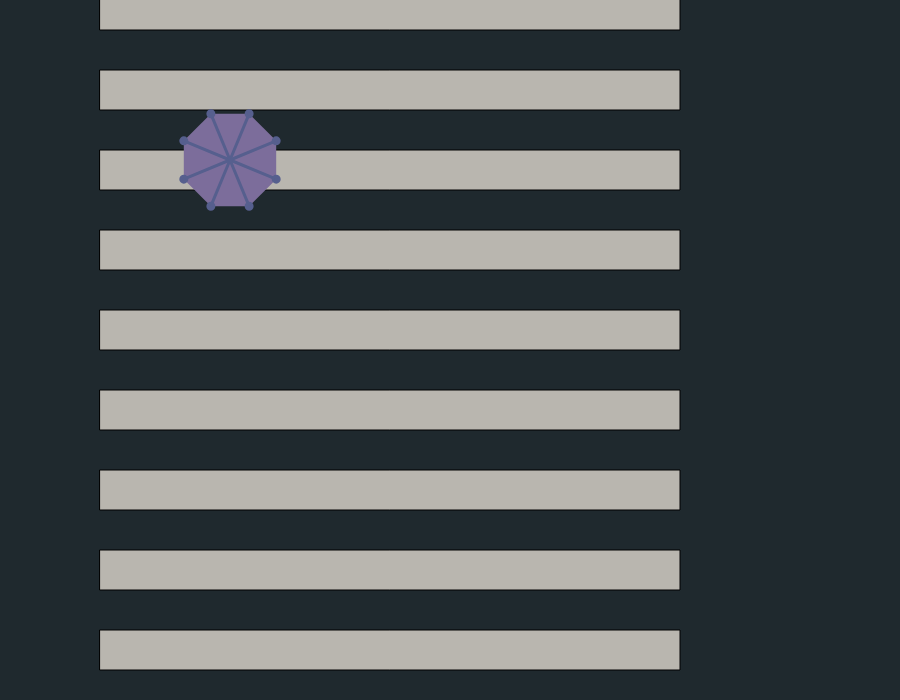
Frame 1 (no input)
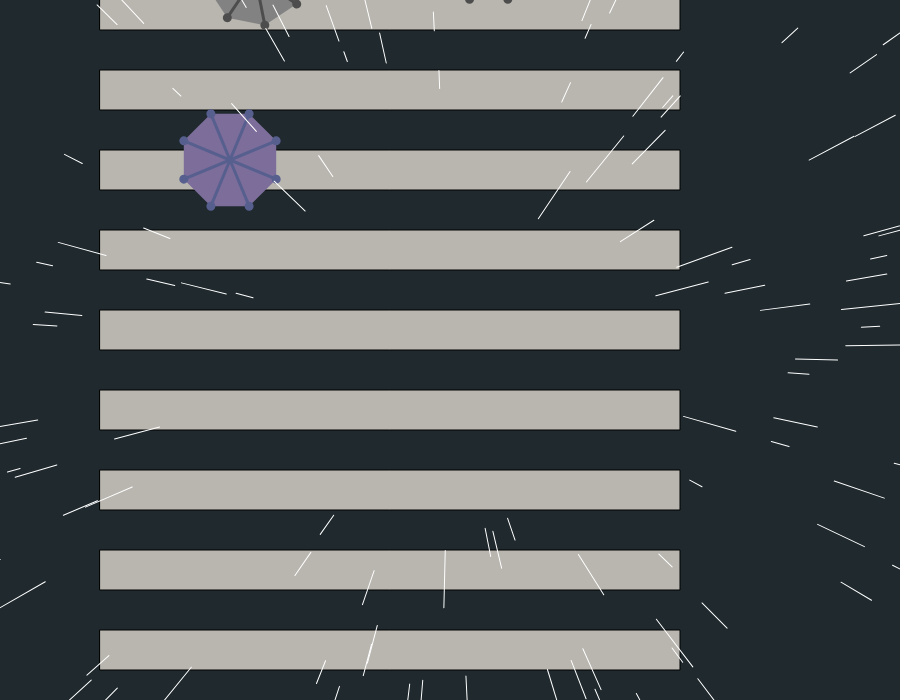
Frame 60 (no input)
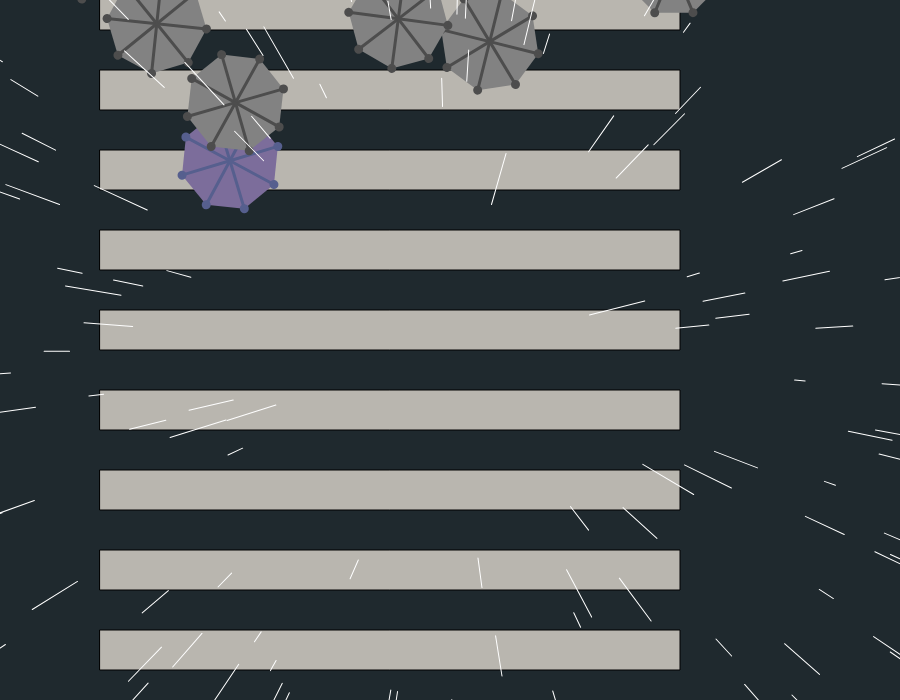
Frame 120 (the mouse pressed at the canvas centre since frame 60)

The p5.js sketch that drew these frames (run headless with seeded random() and noise() and a simulated clock; from frame 60 on, the mouse is pressed at the canvas centre):

// p5.js sketch
// ── sketch.js
let particles = [];
let rains=[]

let P1 = "#7c6d9b";
let P2 = "#565f8e";
let Y1 = "#fdd817";
let Y2 = "#896356";
let O = [145, 100];
let O1 = "#828282"; //"#bfbfbf"
let O2 = "#4d4d4d";
let counter = 0;

let Px = 230;
let Py = 160;

function setup() {
  createCanvas(900, 700);
  background(0);

  particles.push(new Particle(Px, Py, 50));
  particles.push(new Particle(2450, height + 2500, 50)); //2350,height+2500,50
  particles[0].mass = 20;
  particles[1].mass = 20;
}

function draw() {
  background(31, 41, 46);
  textSize(130);
  fill(185, 182, 175);
  if (particles[0].pos.y > height + 1050) {
    text("theEnd ;D", width / 2 - 400, height / 2);
  } else {
    fill(185, 182, 175);
    for (let i = 0; i < 10; i++) {
      rect(100, -10 + 80 * i, 580, 40);
    }
  }
  particles[0].stayAlone();

  // particles[1].target.x=Px
  // particles[1].target.y=Py
  


  if (random(1) > 0.96) {
    
    particles.push(new Particle(random(85, 695), random(-60, -90), 50));
  }
  
  
  for (let i = 0; i < particles.length; i++) {
    let p = particles[i];

    p.checkCollision(particles);
    p.update();
    //p.bounce();
    p.attract();
    p.display();
    p.checkBoundary();
    if (i == 1) {
      p.checkPurple();
      p.stayAlone();
    }

    if (p.isDone) {
      particles.splice(i, 1);
    }
  }
  
  rains.push(new Rain(random(-60,-50),random(height)))
  rains.push(new Rain(random(width+10,width+60),random(height)))
  rains.push(new Rain(random(width),random(-60,-20)))
  rains.push(new Rain(random(width),random(height+20,height+60)))
  for (let i = 0; i < rains.length; i++){
    let r=rains[i]
    r.goDown()
    r.display()
    r.update()
    
    if(dist(r.pos.x,r.pos.y,width/2,height/2)<150){
      rains.splice(i,1)
    }
    if(dist(r.pos.x,r.pos.y,width/2,height/2)<200){
      rains.splice(i,1)
    }
    if(dist(r.pos.x,r.pos.y,width/2,height/2)<180){
      rains.splice(i,1)
    }
    if(dist(r.pos.x,r.pos.y,width/2,height/2)<200){
      rains.splice(i,1)
    }
  }
}


// ── class.js
class Particle {
  constructor(x, y, rad) {
    this.pos = createVector(x, y);
    this.vel = createVector(0, 0);
    this.acc = createVector(0, 0);
    this.rad = rad;
    this.mass = random(20, 35) * 0.5;
    this.color = color(255);
    this.target = createVector(x, height);
    this.isDone = false;
    this.stayTogether = false;
  }
  update() {
    this.vel.add(this.acc);
    this.pos.add(this.vel);
    this.acc.mult(0);
    this.vel.limit(5);
  }
  applyForce(f) {
    if (this.mass > 0) {
      let force = p5.Vector.div(f, this.mass);
      this.acc.add(force);
    }
  }
  checkCollision(other) {
    for (let i = 0; i < particles.length; i++) {
      let other = particles[i];
      if (this != other) {
        let distance = this.pos.dist(other.pos);
        if (distance < this.rad + other.rad) {
          let force;

          if (particles[1].stayTogether == false) {
            force = p5.Vector.sub(other.pos, this.pos);
            force.normalize();
            force.mult(-1);
            force.mult(other.vel.mag());
            force.mult(0.2);
            this.applyForce(force);
          }

          force = p5.Vector.sub(this.pos, other.pos);
          force.normalize();
          force.mult(-1);
          force.mult(this.vel.mag());
          force.mult(0.2);
          other.applyForce(force);
        } else {
        }
      }
    }
  }
  attract() {
    let attract = p5.Vector.sub(this.target, this.pos);
    attract.setMag(0.3);
    if (this != particles[0]) {
      this.applyForce(attract);
    }
  }
  display() {
    push();
    translate(this.pos.x, this.pos.y);
    noStroke();
    rotate(this.vel.heading());
    //fill(this.color);
    this.umbrella(0, 0, PI / 8, 1);
    pop();
  }
  checkBoundary() {
    if (this != particles[1]) {
      if (this != particles[0]) {
        if (this.pos.y > height + this.rad + 5) {
          this.isDone = true;
        }
        if (this.pos.x - this.rad - 1 < 40) {
          this.vel.x *= -1;
        }
        if (this.pos.x - this.rad + 1 > 695) {
          this.vel.x *= -1;
        }
      }
    }
  }
  checkPurple() {
    if (
      dist(
        particles[1].pos.x,
        particles[1].pos.y,
        particles[0].pos.x,
        particles[0].pos.y
      ) <
      2 * this.rad - 2
    ) {
      particles[1].stayTogether = true;

      if (particles[1].stayTogether) {
        particles[1].vel.x = 0;
        particles[1].vel.y = 0;
        // particles[1].acc.x = 0;
        // particles[1].acc.y = 0;
      }
    }
  }
  stayAlone() {
    if (particles[1].stayTogether == false) {
      particles[0].pos.x = Px;
      particles[0].pos.y = Py;
      particles[1].target.x = Px;
      particles[1].target.y = Py;
    } else {
      this.moveTogether();
    }
  }
  moveTogether() {
    if (counter < 700) {
      counter++;
      //console.log(counter)
      particles[0].pos.x = Px;
      particles[0].pos.y = Py;
      particles[1].target.x = Px;
      particles[1].target.y = Py;
    } else {
      let xoff = createVector(0, 2);
      if (particles[1].pos.x > particles[0].pos.x) {
        particles[1].pos.add(xoff);
        particles[0].pos.x = particles[1].pos.x - 90;
        particles[0].pos.y = particles[1].pos.y;
      } else {
        particles[1].pos.add(xoff);
        particles[0].pos.x = particles[1].pos.x + 95;
        particles[0].pos.y = particles[1].pos.y - 5;
      }

      //console.log("work2")
    }
  }
  fillColor(chooseColor) {
    fill(chooseColor);
  }
  umbrella(x, y, a, S) {
    let radius = this.rad;
    let centerX = 0;
    let centerY = 0;
    push();
    translate(x, y);
    scale(S, 1);
    //rotate(PI/8)
    stroke(0);
    this.drawU(centerX, centerY, radius);
    this.drawlines(centerX, centerY, radius);

    pop();
  }

  drawU(x, y, r) {
    let angle = (2 * PI) / 8;
    if (this == particles[0]) {
      fill(P1);
    } else if (this == particles[1]) {
      fill(Y1);
    } else {
      fill(O1);
    }
    noStroke();
    beginShape();
    for (let i = 0; i < 8; i++) {
      let xPos = x + cos(PI / 8 + angle * i) * r;
      let yPos = y + sin(PI / 8 + angle * i) * r;
      vertex(xPos, yPos);
    }
    endShape(CLOSE);
  }

  drawlines(x, y, r) {
    let angle = TWO_PI / 8;
    for (let i = 0; i < 8; i += 1) {
      // connecting opposite vertices
      strokeWeight(3);
      if (this == particles[0]) {
        if (particles[1].stayTogether == false) {
          stroke(P2);
          fill(P2);
        } else {
          stroke(Y1);
          fill(Y1);
        }
      } else if (this == particles[1]) {
        stroke(Y2);
        fill(Y2);
      } else {
        stroke(O2);
        fill(O2);
      }
      let x1 = x + cos(PI / 8 + angle * i) * r;
      let y1 = y + sin(PI / 8 + angle * i) * r;
      line(x1, y1, 0, 0);
      //fill(colorB)
      circle(x1, y1, 6);
    }
  }
}
class Rain {
  constructor(x, y) {
    this.pos = createVector(x, y);
    this.vel = createVector(0, 0);
    this.acc = createVector(0, 0);
    this.rad = 1;
    this.target = createVector(width / 2, height / 2);
  }
  update() {
    this.vel.add(this.acc);
    this.pos.add(this.vel);
    this.acc.mult(0);
  }

  display() {
    push();
    translate(this.pos.x, this.pos.y);
    noStroke();
    stroke(255);
    strokeWeight(1);
    rotate(this.vel.heading());
    //line(0, 0, 0,20);
    line(0, 0, random(10, 60), 0);
    //console.log("work")
    pop();
  }
  goDown() {
    let force = p5.Vector.sub(this.target, this.pos);
    force.normalize();
    force.mult(0.5);
    this.acc.add(force);
  }
}
